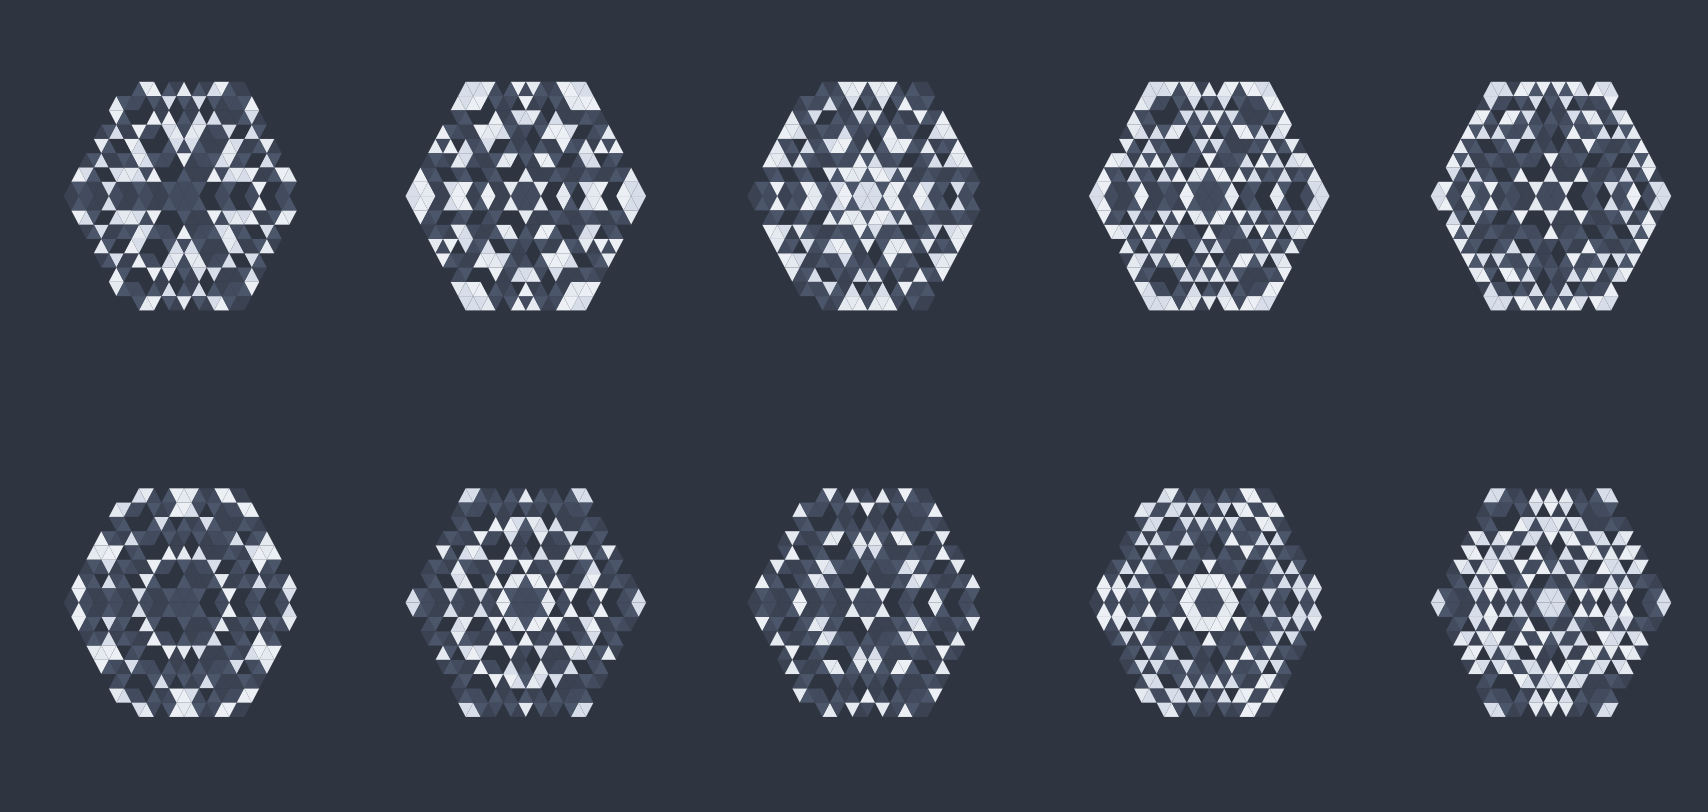

Recreate this plot in R.
# R Snowflakes - Inspired by the nord palette
# 
# Author: Daan Seynaeve
###############################################################################

# middle right left
# down up up
plotFlake <- function(
    depth = 2,
    x = c(0, 1, -1),
    y = c(-sqrt(3), 0, 0),
    k = 100000,
    pal = c("black", "black", "black", "white"),
    sym = TRUE,
    ...) {
  
  stopifnot(depth > 0)
  
  # recurse in enough triangles
  # left right bottom middle
  for (j in seq(depth)) {
    x <- c(x, 
        x + max(x) - min(x), 
        x + (max(x) - min(x))/2,
        x + (max(x) - min(x))/2)
    y <- c(y,
        y,
        y - max(y) + min(y),
        -y - (max(y) - min(y)))
  }
  
  # move to origin
  y <- y - min(y)
  x <- x - max(x) - min(x - max(x))/2
  
  if (sym) {
    
    # mirror around x = 0 and rotate pi/3
    rot <- function(x, y, theta) {
      cbind(c(cos(theta), sin(theta)), c(-sin(theta), cos(theta))) %*% rbind(x, y)
    }
    M <- rot(-x, y, pi/3)
    x <- c(x, M[1,])
    y <- c(y, M[2,])
    
    # rotate pi/3 in both directions
    Ml <- rot(x, y, 2*pi/3)
    Mr <- rot(x, y, 4*pi/3)
    x <- c(x, Ml[1,], Mr[1,])
    y <- c(y, Ml[2,], Mr[2,])
    
  }
  
  # mirror along y = 2x
  
  xlim <- c(min(x, y), max(x, y))
  ylim <- xlim
  
  plot.new()
  plot.window(xlim, ylim)
  
  for (j in seq((4 ^ depth) * 6))  {
    p <- ((j*3)-2):(j*3)
    polygon(x[p], y[p], col = pal[1 + ((j - 1) %% k %% length(pal))], ...)
  }
  
  invisible(rbind(x, y))
  
}


numPlots <- 10

par(mfrow = c(2, numPlots / 2), bg = nord::nord("polarnight")[1])
for (s in seq(numPlots)) {
  
  depth <- 3
  
  # generate a set of responses
  salt <- as.numeric(Sys.time()) %% 17
  set.seed(salt + s)
  sequence <- runif(4 ^ depth) > .3
  
  # actual snowflake: 6-fold symmetry
  
  mir <- function(tri) {
    if (l <- length(tri) == 1) {
      tri
    } else {
      l <- length(tri)
      m <- l/2
      a <- m/2
      b <- a+m
      c(mir(tri[(a+1):m]), mir(tri[1:a]),
          mir(tri[(m+1):b]), mir(tri[(b+1):l]))
    }
  }
  
  make_mir <- function(tri) {
    if (l <- length(tri) == 1) {
      tri
    } else {
      l <- length(tri)
      m <- l/2
      a <- m/2
      b <- a+m
      c(tri[1:a], mir(tri[1:a]),
          make_mir(tri[(m+1):b]), make_mir(tri[(b+1):l]))
    }
  }
  
  sequence <- make_mir(sequence)
  
  # repeated palettes
  pal[sequence] <- rep(nord::nord("polarnight"), length(sequence))[which(sequence)]
  pal[!sequence] <- rep(nord::nord("snowstorm"), length(sequence))[which(!sequence)]
  
  # draw a snowflake
  plotFlake(depth, pal = rep(pal, 6), lty = 0)
 
}

## sierpinski pal
#depth <- 4
#sierpal <- pal <- c(TRUE, TRUE, TRUE, FALSE)
#for (j in seq(depth)) {
#  sierpal <- unlist(lapply(sierpal, function(x) x * pal))
#}
#sierpal <- ifelse(sierpal, "black", "white")
#plotFlake(depth, pal = sierpal, sym = TRUE, lty = 0)
